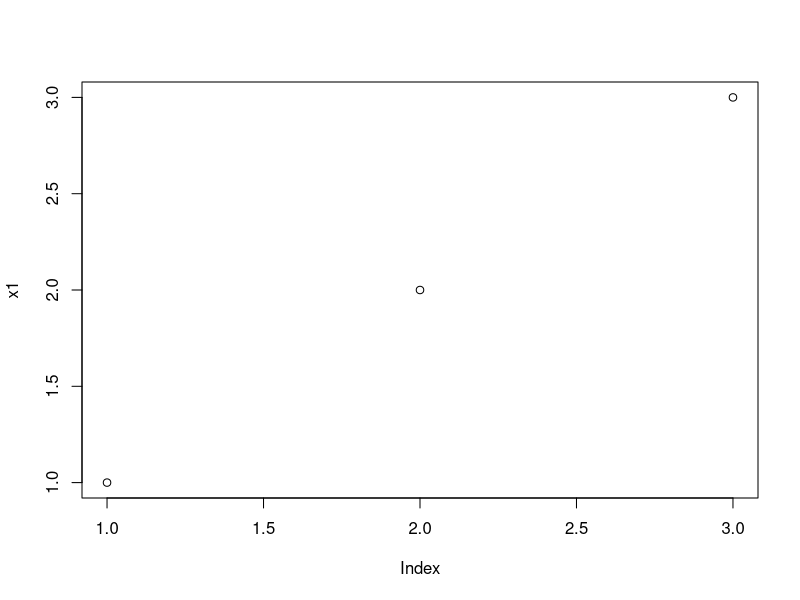
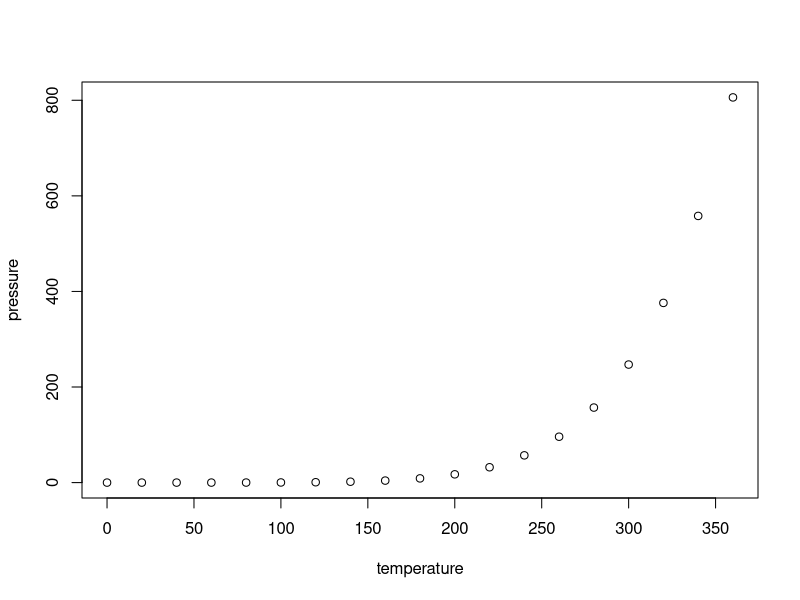

The R source for these figures, in order:
## ---- chunk 1
knitr::opts_chunk$set(echo = TRUE)
## ---- chunk 2
x1<-c(1,2,3)
plot(x1)
## ---- chunk 3
summary(cars)
## ---- chunk 4
plot(pressure)
